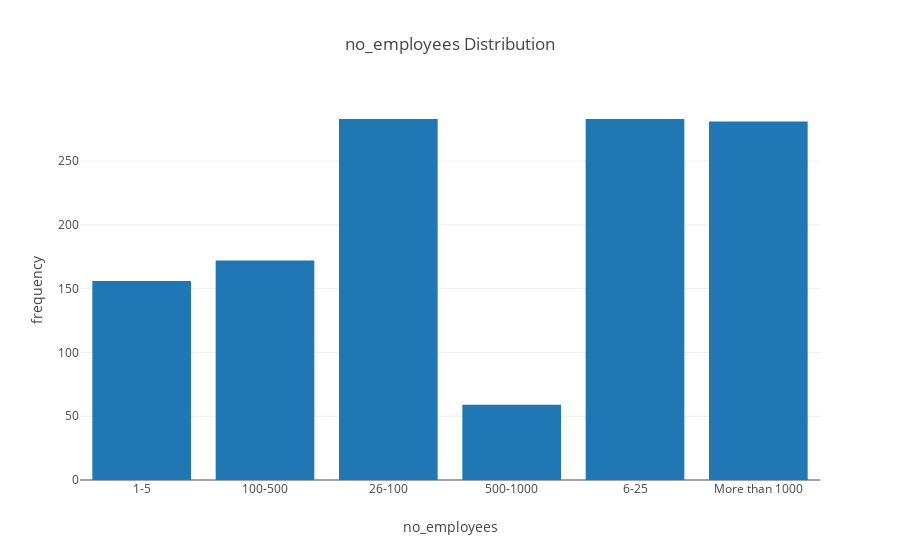

The code cell stored with this chart in its notebook:
### Markdown cell above
Most respondents are not self employed.

### Code cell
iplot(plot_data['no_employees'][2])

### Figure 1 — Plotly figure (JSON) as saved in the notebook; plotly's stock layout.template omitted (floating-point values rounded to 4 significant figures)
{"data": [{"type": "bar", "x": ["1-5", "100-500", "26-100", "500-1000", "6-25", "More than 1000"], "y": [156, 172, 283, 59, 283, 281]}], "layout": {"title": "no_employees Distribution", "xaxis": {"title": "no_employees"}, "yaxis": {"title": "frequency"}}}
